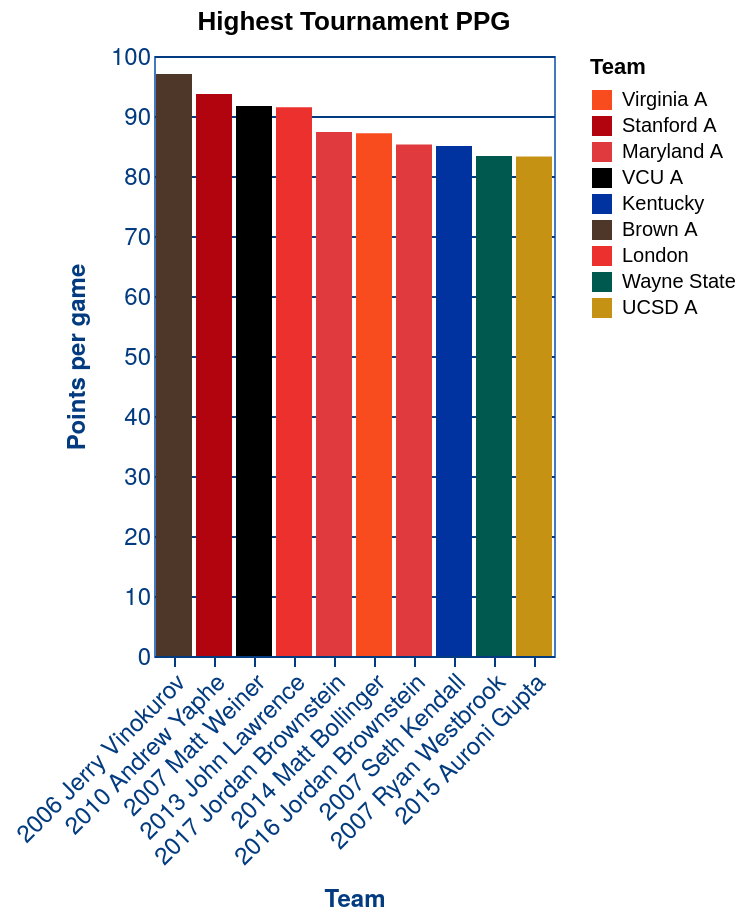

Express this chart as Vega-Lite.
### Vega-Lite specification from a JSON file in a GitHub repository (floating-point values rounded to 4 significant figures)
{"$schema": "https://vega.github.io/schema/vega-lite/v5.json", "config": {"axisX": {"domain": true, "domainColor": "#023B7F", "domainWidth": 1, "grid": false, "labelAngle": 0, "labelColor": "#023B7F", "labelFont": "Helvetica Neue", "labelFontSize": 12, "tickColor": "#023B7F", "titleColor": "#023B7F", "titleFont": "Helvetica Neue", "titleFontSize": 12, "titlePadding": 10}, "axisY": {"domain": false, "grid": true, "gridColor": "#023B7F", "gridWidth": 1, "labelAngle": 0, "labelColor": "#023B7F", "labelFont": "Helvetica Neue", "labelFontSize": 12, "ticks": false, "titleColor": "#023B7F", "titleFont": "Helvetica Neue", "titleFontSize": 12, "titlePadding": 10}, "mark": {"color": "#4279C1", "fill": "#7EB7FD"}, "view": {"stroke": "#4279C1"}}, "data": {"name": "data-d3a0498fd9d3742ac46686e002c2f8b0"}, "datasets": {"data-d3a0498fd9d3742ac46686e002c2f8b0": [{"PPG": 93.68, "player": "Andrew Yaphe", "ppg": 93.68, "team": "Stanford A", "team_tournament": "2010 Andrew Yaphe", "tournament": "ACF Nationals 2010"}, {"PPG": 83.25, "player": "Auroni Gupta", "ppg": 83.25, "team": "UCSD A", "team_tournament": "2015 Auroni Gupta", "tournament": "ACF Nationals 2015"}, {"PPG": 97.0, "player": "Jerry Vinokurov", "ppg": 97.0, "team": "Brown A", "team_tournament": "2006 Jerry Vinokurov", "tournament": "ACF Nationals 2006"}, {"PPG": 91.47, "player": "John Lawrence", "ppg": 91.47, "team": "London", "team_tournament": "2013 John Lawrence", "tournament": "ACF Nationals 2013"}, {"PPG": 85.26, "player": "Jordan Brownstein", "ppg": 85.26, "team": "Maryland A", "team_tournament": "2016 Jordan Brownstein", "tournament": "ACF Nationals 2016"}, {"PPG": 87.33, "player": "Jordan Brownstein", "ppg": 87.33, "team": "Maryland A", "team_tournament": "2017 Jordan Brownstein", "tournament": "ACF Nationals 2017"}, {"PPG": 87.11, "player": "Matt Bollinger", "ppg": 87.11, "team": "Virginia A", "team_tournament": "2014 Matt Bollinger", "tournament": "ACF Nationals 2014"}, {"PPG": 91.67, "player": "Matt Weiner", "ppg": 91.67, "team": "VCU A", "team_tournament": "2007 Matt Weiner", "tournament": "ACF Nationals 2007"}, {"PPG": 83.33, "player": "Ryan Westbrook", "ppg": 83.33, "team": "Wayne State", "team_tournament": "2007 Ryan Westbrook", "tournament": "ACF Nationals 2007"}, {"PPG": 85.0, "player": "Seth Kendall", "ppg": 85.0, "team": "Kentucky", "team_tournament": "2007 Seth Kendall", "tournament": "ACF Nationals 2007"}]}, "encoding": {"fill": {"field": "team", "scale": {"domain": ["Virginia A", "Stanford A", "Maryland A", "VCU A", "Kentucky", "Brown A", "London", "Wayne State", "UCSD A"], "range": ["#F84C1E", "#B1040E", "#E03A3E", "#000000", "#0033A0", "#4E3629", "#EB302D", "#00594f", "#C69214"]}, "title": "Team", "type": "nominal"}, "tooltip": [{"field": "player", "type": "nominal"}, {"field": "team", "type": "nominal"}, {"field": "tournament", "type": "nominal"}, {"field": "ppg", "type": "quantitative"}], "x": {"axis": {"labelAngle": 315}, "field": "team_tournament", "sort": {"field": "ppg", "order": "descending"}, "title": "Team", "type": "nominal"}, "y": {"field": "ppg", "title": "Points per game", "type": "quantitative"}}, "mark": "bar", "title": "Highest Tournament PPG"}
